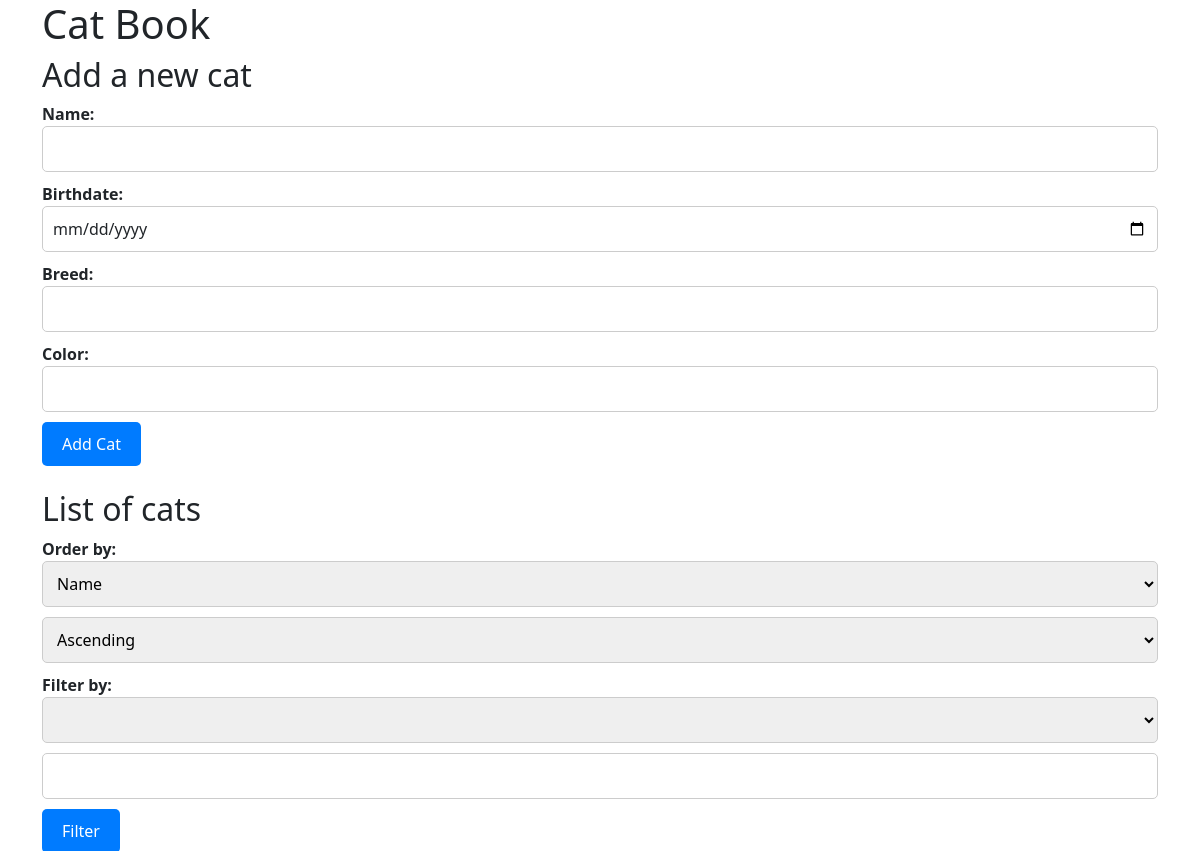
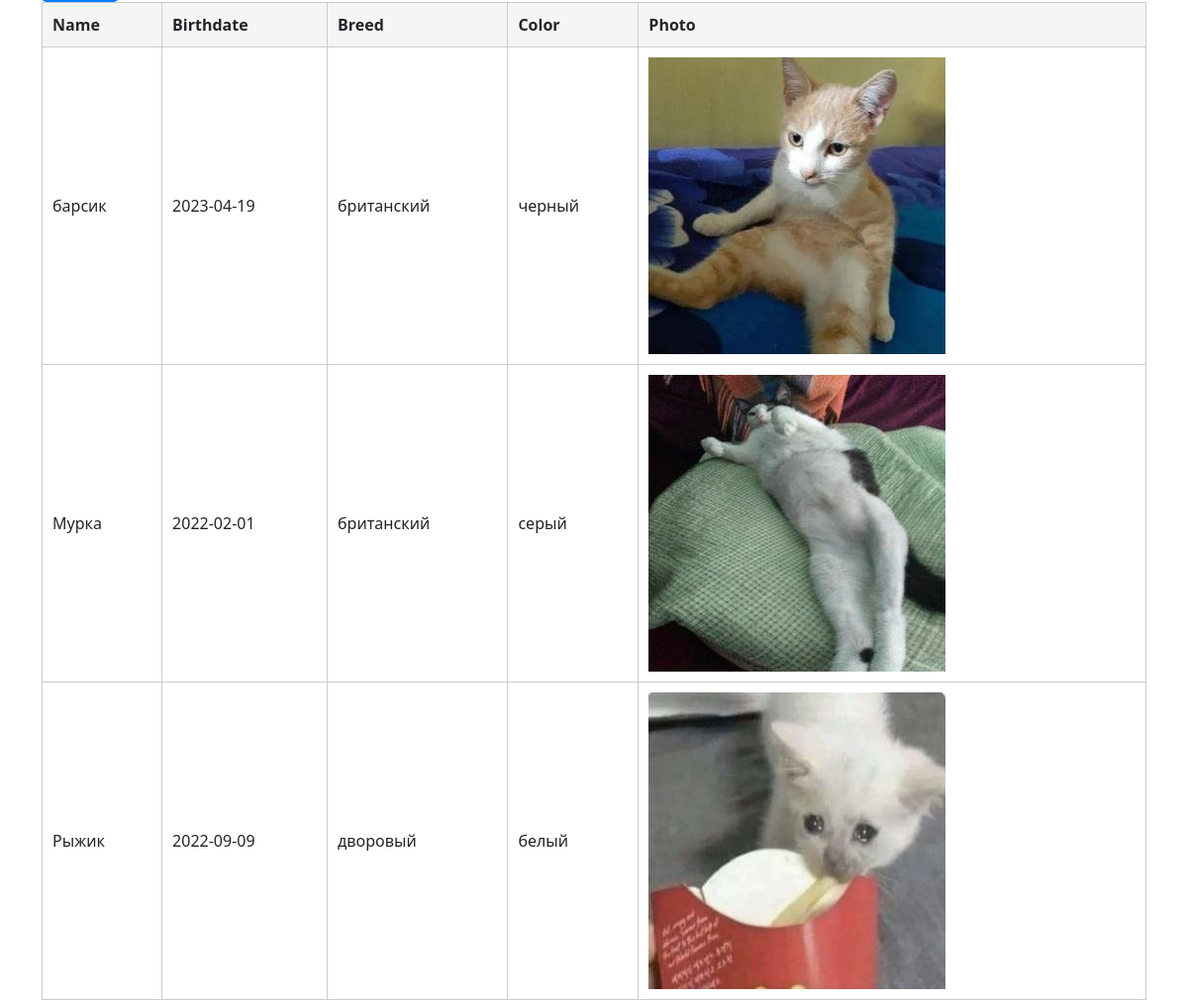
The page / on the database its author committed (2 pictures, top to bottom).
### tables this page shows
CREATE TABLE `cats` (
  `id` int(11) NOT NULL,
  `name` varchar(255) NOT NULL,
  `birthdate` date NOT NULL,
  `breed` varchar(255) NOT NULL,
  `color` varchar(255) NOT NULL,
  `photo` text NOT NULL
);

### classes/CatBook.php (called while the page is built, shortened)
<? class CatBook {
    private $db;
    public function __construct($host, $username, $password, $database) {
        $this->db = new mysqli($host, $username, $password, $database);
    }
    public function getCats($orderBy, $orderDir, $filterBy, $filterValue, $page) {
        $limit = 5;
        $offset = ($page - 1) * $limit;
        $orderBy = in_array($orderBy, ['name', 'birthdate', 'breed', 'color']) ? $orderBy : 'name';
        $orderDir = in_array($orderDir, ['asc', 'desc']) ? $orderDir : 'asc';
        $where = '';
        $stmt = $this->db->prepare("SELECT id, name, birthdate, breed, color, photo FROM cats $where ORDER BY $orderBy $orderDir LIMIT ?, ?");
        if (!empty($filterBy) && !empty($filterValue)) {
            $stmt->bind_param("si", $filterValue, $offset, $limit);
        } else {
            $stmt->bind_param("ii", $offset, $limit);
        }
        $stmt->execute();
        $result = $stmt->get_result();
        $cats = [];
        while ($row = $result->fetch_assoc()) {
            $cats[] = $row;
        }
        return $cats;
    }
}

### index.php (the view, shortened to what this page needs)
<!DOCTYPE html>
<html>
<head>
    <link href="https://cdn.jsdelivr.net/npm/bootstrap@5.3.0-alpha3/dist/css/bootstrap.min.css" rel="stylesheet">
     <link rel="stylesheet" href="/css/style.css">
</head>
<body>
<?
require_once("classes/CatBook.php");
    $catBook = new CatBook('localhost', 'root', 'root', 'cats');
    $orderBy = isset($_GET['orderBy']) ? htmlspecialchars($_GET['orderBy']) : 'name';
    $orderDir = isset($_GET['orderDir']) ? htmlspecialchars($_GET['orderDir']) : 'asc';
    $filterBy = isset($_GET['filterBy']) ? htmlspecialchars($_GET['filterBy']) : '';
    $filterValue = isset($_GET['filterValue']) ? htmlspecialchars($_GET['filterValue']) : '';
    $page = isset($_GET['page']) ? htmlspecialchars($_GET['page']) : 1;
    $cats = $catBook->getCats($orderBy, $orderDir, $filterBy, $filterValue, $page);
?>
<main>
<div class="container">
<h1>Cat Book</h1>
<h2>Add a new cat</h2>
 <form method="POST" class="mb-4">
        <div class="form-group">
            <label for="name">Name:</label>
            <input type="text" name="name" id="name" class="form-control" required>
        </div>
        <div class="form-group">
            <label for="birthdate">Birthdate:</label>
            <input type="date" name="birthdate" id="birthdate" class="form-control" required>
        </div>
        <div class="form-group">
            <label for="breed">Breed:</label>
            <input type="text" name="breed" id="breed" class="form-control" required>
        </div>
        <div class="form-group">
            <label for="color">Color:</label>
            <input type="text" name="color" id="color" class="form-control" required>
        </div>
        <button type="submit" class="btn btn-primary">Add Cat</button>
    </form>
<h2>List of cats</h2>
<form method="GET">
    <label>Order by:</label>
    <select name="orderBy">
        <option value="name" <?=$orderBy == 'name' ? 'selected' : ''; ?>>Name</option>
    </select>
    <select name="orderDir">
        <option value="asc" <?=$orderDir == 'asc' ? 'selected' : ''; ?>>Ascending</option>
    </select>
    <label>Filter by:</label>
    <select name="filterBy">
        <option value=""></option>
        <option value="name" <?=$filterBy == 'name' ? 'selected' : ''; ?>>Name</option>
        </select>
    <input type="text" name="filterValue" value="<?=$filterValue; ?>">
    <button type="submit">Filter</button>
</form>
<table>
    <thead>
        <tr>
            <th>Name</th>
            <th>Birthdate</th>
            <th>Breed</th>
            <th>Color</th>
            <th>Photo</th>
        </tr>
    </thead>
    <tbody>
        <? foreach ($cats as $cat) : ?>
            <tr>
                <td><?=$cat['name']; ?></td>
                <td><?=$cat['birthdate']; ?></td>
                <td><?=$cat['breed']; ?></td>
                <td><?=$cat['color']; ?></td>
                <td><img src="<?=$cat['photo']; ?>" alt="Cat Photo" width="300" height="300"></td>
            </tr>
        <? endforeach; ?>
    </tbody>
</table>
</div>
</body>
</html>

### css/style.css (style rules this page uses)
label { font-weight: bold; }
input[type="text"], input[type="date"], select { margin-bottom: 10px; width: 100%; padding: 10px; border-radius: 5px; border: 1px solid #ccc; }
button[type="submit"] { background-color: #007bff; color: #fff; border-radius: 5px; padding: 10px 20px; border: none; cursor: pointer; }
table { width: 100%; border-collapse: collapse; }
th, td { padding: 10px; text-align: left; border: 1px solid #ccc; }
th { background-color: #f5f5f5; font-weight: bold; }
img { max-width: 100%; height: auto; }

### rows shown on the page
cats: name "барсик", birthdate "2023-04-19", breed "британский", color "черный", photo (picture)
cats: name "Мурка", birthdate "2022-02-01", breed "британский", color "серый", photo (picture)
cats: name "Рыжик", birthdate "2022-09-09", breed "дворовый", color "белый", photo (picture)
